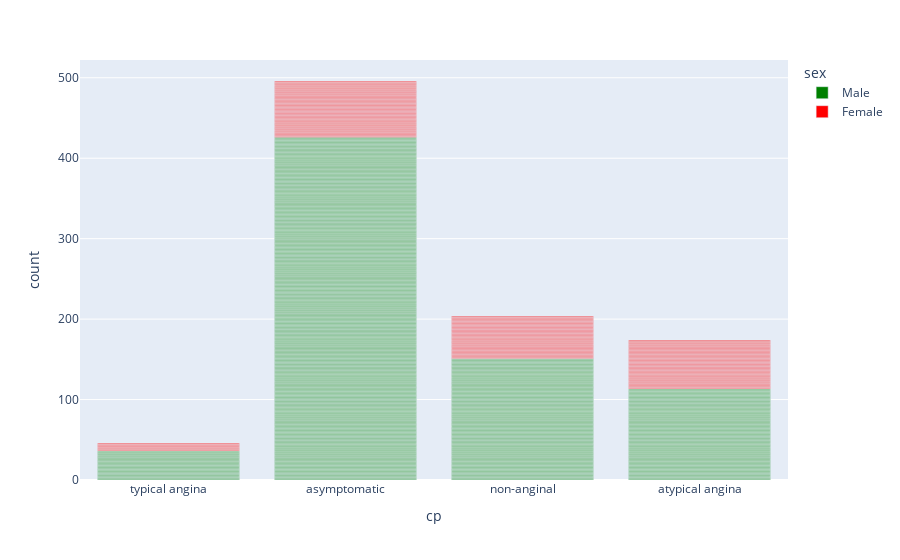

Source (notebook cell):
### Code cell
color_map={'Male':'green', 'Female':'red'}

px.bar(df,x='cp',color='sex',color_discrete_map=color_map)

### Figure 1 — Plotly figure (JSON) as saved in the notebook; plotly's stock layout.template omitted (floating-point values rounded to 4 significant figures; data arrays with more than 128 entries replaced by an {"elided": "..."} marker saying what was removed)
{"data": [{"alignmentgroup": "True", "hovertemplate": "sex=Male<br>cp=%{x}<br>count=%{y}<extra></extra>", "legendgroup": "Male", "marker": {"color": "green", "pattern": {"shape": ""}}, "name": "Male", "offsetgroup": "Male", "orientation": "v", "showlegend": true, "textposition": "auto", "type": "bar", "x": {"elided": "726 str values"}, "xaxis": "x", "y": {"elided": "726 int values"}, "yaxis": "y"}, {"alignmentgroup": "True", "hovertemplate": "sex=Female<br>cp=%{x}<br>count=%{y}<extra></extra>", "legendgroup": "Female", "marker": {"color": "red", "pattern": {"shape": ""}}, "name": "Female", "offsetgroup": "Female", "orientation": "v", "showlegend": true, "textposition": "auto", "type": "bar", "x": {"elided": "194 str values"}, "xaxis": "x", "y": {"elided": "194 int values"}, "yaxis": "y"}], "layout": {"barmode": "relative", "legend": {"title": {"text": "sex"}, "tracegroupgap": 0}, "margin": {"t": 60}, "xaxis": {"anchor": "y", "domain": [0, 1], "title": {"text": "cp"}}, "yaxis": {"anchor": "x", "domain": [0, 1], "title": {"text": "count"}}}}
